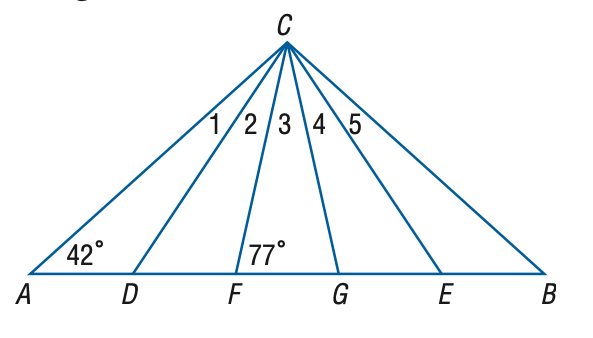
#> input picture Geoimgs/2.png, 593 x 338 px, found by its file name
$ jupyter execute --allow-errors WorksfineforSingleShapes.ipynb   (older library calls are emulated)
#> lines starting #> are read from the running program, lines starting #| are printed output that depends on the picture; after the words box and inside, x2 and y2 are one past the last pixel; in counts of white or black regions, pixels touching at a corner belong together
ok i have sent you an algorithm in image attachment. check that and add those features in the code im providing also it will be helpful if you can add some thing from your side which can be efficient for detection :

here is the code where you have to add also make it as a function whatever you have adding so that will be easy for reading and editing :

[cell 1]
import cv2
import numpy as np
import math

# Load and preprocess the image
img = cv2.imread(r'C:\Users\ashut\Documents\GitHub\ProjectMajor\Geoimgs\2.png')
#> img is the input picture: shape (338, 593, 3); mean B, G, R 250, 248.3, 245.7

if img is None:
    print("Image not found or path is incorrect!")
    exit()

gray = cv2.cvtColor(img, cv2.COLOR_BGR2GRAY)
blurred = cv2.GaussianBlur(gray, (5, 5), 1)
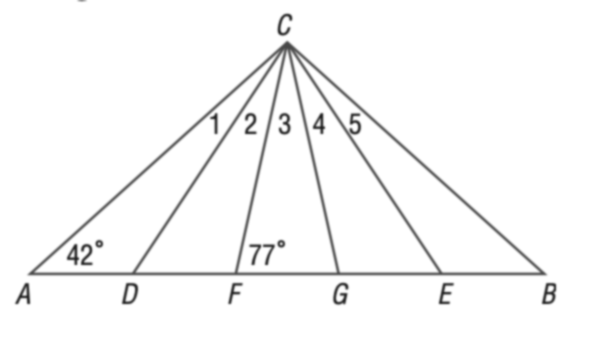
#> blurred: shape (338, 593); min 38, max 255, mean 247.8
edges = cv2.Canny(blurred, 50, 150)
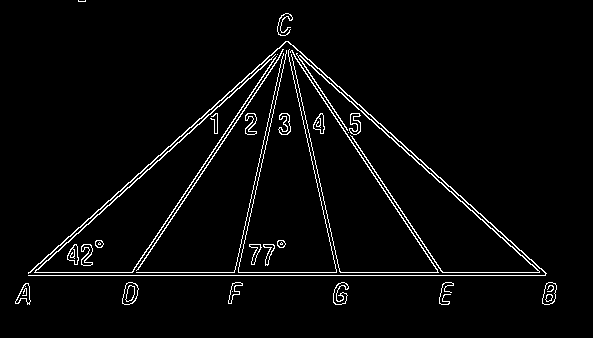
#> edges: shape (338, 593); 3.4% white in thin lines or dots, all inside (x1, y1, x2, y2) = (15, 0, 557, 305)

cv2.imshow("Edges", edges)  # See if edges are being detected properly

# Find contours and hierarchy
contours, hierarchy = cv2.findContours(edges, cv2.RETR_TREE, cv2.CHAIN_APPROX_SIMPLE)
#> contours = 54 contours, 15 with area under 20; largest, box (x1, y1, x2, y2) and area: (28, 41, 547, 276) 462, (34, 54, 277, 273) 356, (296, 53, 540, 273) 354, (122, 282, 139, 305) 262, (122, 282, 139, 305) 254

if len(contours) == 0:
    print("No contours found!")
    cv2.waitKey(0)
    cv2.destroyAllWindows()
    exit()

if hierarchy is None:
    print("No hierarchy returned!")
    cv2.waitKey(0)
    cv2.destroyAllWindows()
    exit()

# simplify the hierarchy array
hierarchy = hierarchy[0]

shapes = []

# Loop through contours
for i, cnt in enumerate(contours):

    epsilon = 0.02 * cv2.arcLength(cnt, True)
    approx = cv2.approxPolyDP(cnt, epsilon, True)
    vertices = len(approx)

    M = cv2.moments(cnt)
    if M['m00'] != 0:
        cx = int(M['m10'] / M['m00'])
        cy = int(M['m01'] / M['m00'])
    else:
        cx, cy = 0, 0
    center = (cx, cy)

    area = cv2.contourArea(cnt)

    side_lengths = []
    for j in range(vertices):
        p1 = approx[j][0]
        p2 = approx[(j + 1) % vertices][0]
        dist = math.hypot(p2[0] - p1[0], p2[1] - p1[1])
        side_lengths.append(dist)

    angles = []
    for j in range(vertices):
        p0 = approx[j - 1][0]
        p1 = approx[j][0]
        p2 = approx[(j + 1) % vertices][0]

        v1 = (p0[0] - p1[0], p0[1] - p1[1])
        v2 = (p2[0] - p1[0], p2[1] - p1[1])

        dot_prod = v1[0]*v2[0] + v1[1]*v2[1]
        mag1 = math.hypot(v1[0], v1[1])
        mag2 = math.hypot(v2[0], v2[1])

        if mag1 == 0 or mag2 == 0:
            angle = 0
        else:
            cos_theta = dot_prod / (mag1 * mag2)
            cos_theta = max(min(cos_theta, 1), -1)
            angle = math.acos(cos_theta) * 180 / math.pi

        angles.append(angle)

    shape = "Unknown"

    if vertices == 3:
        shape = "Triangle"
    elif vertices == 4:
        sides_equal = all(abs(side_lengths[k] - side_lengths[0]) < 5 for k in range(1, 4))
        angles_close_90 = all(abs(a - 90) < 10 for a in angles)

        if sides_equal and angles_close_90:
            shape = "Square"
        elif angles_close_90:
            shape = "Rectangle"
        else:
            shape = "Quadrilateral"
    elif vertices > 4:
        (x, y), radius = cv2.minEnclosingCircle(cnt)
        circularity = 4 * math.pi * area / (cv2.arcLength(cnt, True) ** 2)

        if circularity > 0.8:
            shape = "Circle"
        else:
            shape = f"{vertices}-gon"

    #print(f"Detected: {shape}")
    print(shape)
    shapes.append({
        'index': i,
        'shape': shape,
        'center': center,
        'area': area,
        'parent': hierarchy[i][3],
        'contour': approx,
        'sides': side_lengths,
        'angles': angles
    })
#> this loop made 54 passes
#> (epsilon, vertices, cx, cy, area, shape, x, y) on passes 1, 2, 4, 5, 6, 7, 10, 11: (1.45, 8, 23, 293, 161, '8-gon', 22.69, 293.8), (1.4, 9, 24, 293, 145, '9-gon', 22, 293.3), (1.3, 7, 549, 293, 236.5, '7-gon', 548.5, 293), (1.26, 9, 549, 293, 232.5, '9-gon', 548, 293), (0.49, 8, 548, 297, 36, '8-gon', 548.5, 297.5), (0.443, 9, 548, 297, 32, 'Circle', 548.5, 297.5), (2.25, 12, 339, 293, 162.5, '12-gon', 339.7, 293.1), (2.14, 14, 339, 293, 142, '14-gon', 340, 293)
#> (printed output is left out)
#> after the loop, shapes = 54 items


'''  inscribed shape formatter '''

for s in shapes:
    if s['parent'] != -1:
        parent = shapes[s['parent']]
        dx = abs(s['center'][0] - parent['center'][0])
        dy = abs(s['center'][1] - parent['center'][1])
        area_ratio = s['area'] / parent['area']
        print(f"Checking: {s['shape']} inside {parent['shape']} -> dx: {dx}, dy: {dy}, area_ratio: {area_ratio}")
        if dx < 10 and dy < 10:
            if 0.3 < area_ratio < 0.7:
                print(f"{s['shape']} is inscribed in {parent['shape']}")
#> this loop made 54 passes
#> dx on pass 29: 1
#> (printed output is left out)

for s in shapes:
    cv2.drawContours(img, [s['contour']], -1, (0, 255, 0), 2)
    cv2.putText(img, s['shape'], s['center'], cv2.FONT_HERSHEY_SIMPLEX, 0.5, (255, 0, 0), 1)
#> this loop made 54 passes
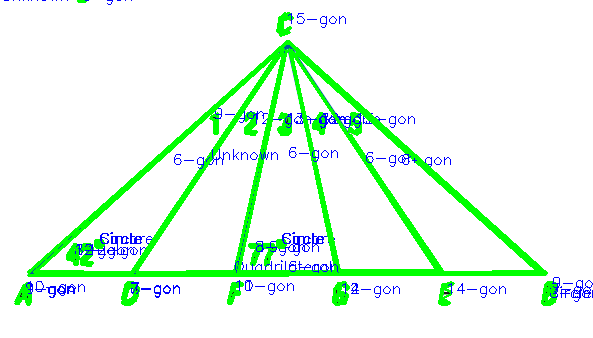
#> img: shape (338, 593, 3); 9.99% of pixels changed, all inside (x1, y1, x2, y2) = (4, 0, 593, 306)
cv2.imshow('shapes', img)
cv2.waitKey(0)
cv2.destroyAllWindows()

# Claude

[cell 2]
import cv2
import numpy as np
import math

def detect_shapes(image_path):
    img = cv2.imread(image_path, cv2.IMREAD_GRAYSCALE)  #loading image
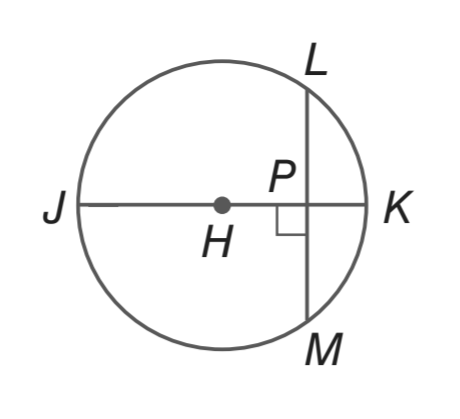
#> input picture grayscale_image.png, 460 x 419 px, found by its file name
#> img is the input picture: shape (419, 460); min 32, max 255, mean 247.9
    if img is None:
        print("Image not found or path is incorrect!")
        return None


    # Apply multiple preprocessing techniques
    # Try different thresholding methods
    methods = [
        cv2.threshold(img, 0, 255, cv2.THRESH_BINARY_INV + cv2.THRESH_OTSU),
        cv2.threshold(img, 127, 255, cv2.THRESH_BINARY_INV),
        cv2.adaptiveThreshold(img, 255, cv2.ADAPTIVE_THRESH_GAUSSIAN_C,
                               cv2.THRESH_BINARY_INV, 11, 2)
    ]

    for _, binary in methods:
        # Find contours
        contours, _ = cv2.findContours(binary, cv2.RETR_EXTERNAL, cv2.CHAIN_APPROX_SIMPLE)

        # Filter and analyze contours
        circle_contours = []
        for cnt in contours:
            # Skip very small contours
            if cv2.contourArea(cnt) < 100:
                continue

            # Fit an ellipse to the contour
            if len(cnt) >= 5:
                try:
                    (x,y), (MA,ma), angle = cv2.fitEllipse(cnt)
                except:
                    continue

            # Compute circularity
            area = cv2.contourArea(cnt)
            perimeter = cv2.arcLength(cnt, True)

            if perimeter == 0:
                continue

            circularity = 4 * math.pi * area / (perimeter ** 2)

            # Check if it's very circular
            if circularity > 0.8:
                circle_contours.append((cnt, circularity))

        # Sort circle contours by area (largest first)
        if circle_contours:
            circle_contours.sort(key=lambda x: cv2.contourArea(x[0]), reverse=True)

            main_circle = circle_contours[0][0]

            # Visualize and find inner shapes
            result_img = cv2.cvtColor(img, cv2.COLOR_GRAY2BGR)
            shapes_inside = []

            # Add main circle
            M = cv2.moments(main_circle)
            if M['m00'] != 0:
                cx = int(M['m10'] / M['m00'])
                cy = int(M['m01'] / M['m00'])
                shapes_inside.append({
                    'shape': 'Circle',
                    'contour': main_circle,
                    'center': (cx, cy)
                })

                # Draw main circle
                cv2.drawContours(result_img, [main_circle], -1, (0, 255, 0), 2)

            # Find shapes inside main circle
            for cnt in contours:
                # Skip main circle and small contours
                if np.array_equal(cnt, main_circle) or cv2.contourArea(cnt) < 50:
                    continue

                # Check if inside main circle
                M = cv2.moments(cnt)
                if M['m00'] == 0:
                    continue

                cx = int(M['m10'] / M['m00'])
                cy = int(M['m01'] / M['m00'])

                # Point-in-polygon test
                if cv2.pointPolygonTest(main_circle, (cx, cy), False) >= 0:
                    # Approximate contour
                    epsilon = 0.04 * cv2.arcLength(cnt, True)
                    approx = cv2.approxPolyDP(cnt, epsilon, True)

                    # Determine shape
                    shape = determine_shape(approx, cnt)

                    shapes_inside.append({
                        'shape': shape,
                        'contour': approx,
                        'center': (cx, cy)
                    })

                    # Draw inner shapes
                    cv2.drawContours(result_img, [approx], -1, (0, 255, 0), 2)
                    cv2.putText(result_img, shape, (cx, cy),
                                cv2.FONT_HERSHEY_SIMPLEX, 0.5, (255, 0, 0), 1)

            # Display results
            cv2.imshow('Detected Shapes', result_img)
            cv2.waitKey(0)
            cv2.destroyAllWindows()

            return shapes_inside
#> this loop made 1 pass
#> pass 1, in detect_shapes, `cv2.imshow('Detected Shapes', result_img)`:
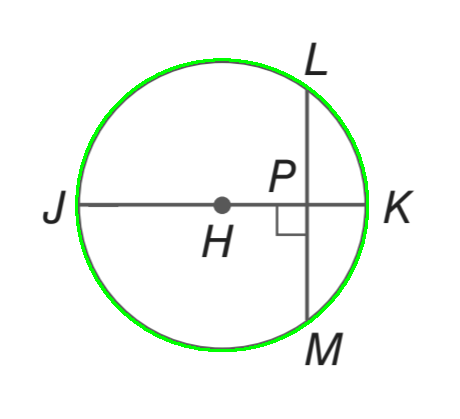
#> window 'Detected Shapes': shape (419, 460, 3); mean B, G, R 245.4, 249.6, 245.4

    print("No main circle detected!")
    return None

# [47 lines left out: function determine_shape, not called in this run]

# Main execution
if __name__ == "__main__":
    image_path = r'C:\Users\ashut\Documents\GitHub\ProjectMajor\grayscale_image.png'

    # Detect shapes
    shapes_inside = detect_shapes(image_path)

    if shapes_inside:
        print("\nShapes detected:")
        for shape in shapes_inside:
            print(f"Shape: {shape['shape']}")
    else:
        print("No shapes found.")

# How come upper one is giving me perfect circle and down one is giving me wrong circle??

[cell 3]
import cv2
import numpy as np
import math

def detect_shapes(image_path, min_shape_area=50, max_shapes=10):
    # Load and preprocess the image
#> called with min_shape_area = 50, max_shapes = 10
    img = cv2.imread(image_path, cv2.IMREAD_GRAYSCALE)
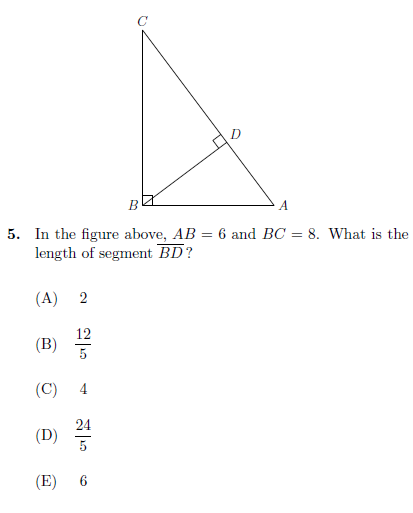
#> input picture IMGTEST/021.png, 413 x 513 px, found by its file name
#> img: shape (513, 413)

    if img is None:
        print("Image not found or path is incorrect!")
        return None

    # Preprocessing methods
    def process_image(image):
        # Try different thresholding methods
        methods = [
            cv2.threshold(image, 0, 255, cv2.THRESH_BINARY_INV + cv2.THRESH_OTSU),
            cv2.threshold(image, 127, 255, cv2.THRESH_BINARY_INV),
            cv2.adaptiveThreshold(image, 255, cv2.ADAPTIVE_THRESH_GAUSSIAN_C,
                                   cv2.THRESH_BINARY_INV, 11, 2)
        ]

        for method in methods:
            if isinstance(method, tuple):
                _, binary = method
            else:
                binary = method

            # Find contours
            contours, _ = cv2.findContours(binary, cv2.RETR_EXTERNAL, cv2.CHAIN_APPROX_SIMPLE)

            # Filter contours
            valid_contours = []
            for cnt in contours:
                # Skip very small contours
                if cv2.contourArea(cnt) < min_shape_area:
                    continue
                valid_contours.append(cnt)

            # Sort contours by area in descending order
            valid_contours.sort(key=lambda x: cv2.contourArea(x), reverse=True)

            # Limit number of shapes
            valid_contours = valid_contours[:max_shapes]

            # Visualize and analyze shapes
            result_img = cv2.cvtColor(img, cv2.COLOR_GRAY2BGR)
            shapes_detected = []

            for cnt in valid_contours:
                # Approximate contour
                epsilon = 0.04 * cv2.arcLength(cnt, True)
                approx = cv2.approxPolyDP(cnt, epsilon, True)

                # Calculate moments for center
                M = cv2.moments(cnt)
                if M['m00'] == 0:
                    continue

                cx = int(M['m10'] / M['m00'])
                cy = int(M['m01'] / M['m00'])

                # Determine shape
                shape = determine_shape(approx, cnt)

                shapes_detected.append({
                    'shape': shape,
                    'contour': approx,
                    'center': (cx, cy),
                    'area': cv2.contourArea(cnt)
                })

                # Draw shapes
                cv2.drawContours(result_img, [approx], -1, (0, 255, 0), 2)
                cv2.putText(result_img, f"{shape} ({cv2.contourArea(cnt):.0f})",
                            (cx, cy), cv2.FONT_HERSHEY_SIMPLEX, 0.5, (255, 0, 0), 1)

            # Display results
            cv2.imshow('Detected Shapes', result_img)
            cv2.waitKey(0)
            cv2.destroyAllWindows()

            return shapes_detected
#> this loop made 1 pass
#> pass 1, in process_image, `_, binary = method`:
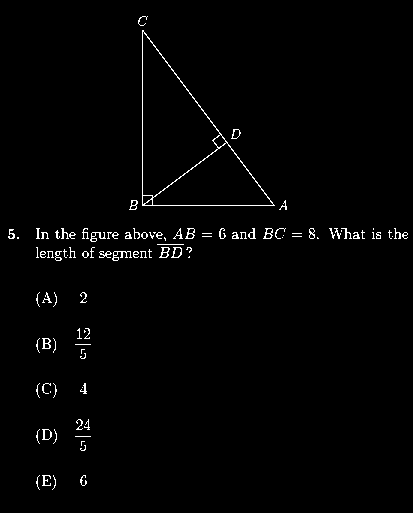
#> binary: shape (513, 413); 1.4% white in thin lines or dots, all inside (x1, y1, x2, y2) = (8, 16, 408, 490)
#> pass 1, in process_image, `cv2.imshow('Detected Shapes', result_img)`:
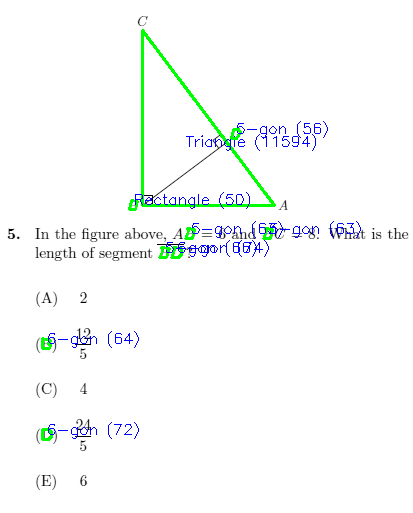
#> window 'Detected Shapes': shape (513, 413, 3); mean B, G, R 250.5, 251, 248.3

        return None

    # Try processing the image
    shapes_detected = process_image(img)

    if shapes_detected is None:
        print("No shapes detected!")
        return None

    return shapes_detected

def determine_shape(approx, cnt):
    vertices = len(approx)
    area = cv2.contourArea(cnt)
    perimeter = cv2.arcLength(cnt, True)

    # Circularity check
    circularity = 4 * math.pi * area / (perimeter ** 2)

    # Shape determination logic
    if vertices == 3:
        return "Triangle"
    elif vertices == 4:
        # Check for square or rectangle
        side_lengths = [math.hypot(approx[j][0][0] - approx[(j+1)%4][0][0],
                                    approx[j][0][1] - approx[(j+1)%4][0][1])
                        for j in range(4)]

        # Calculate angle deviation from 90 degrees
        angles = []
        for j in range(4):
            p0 = approx[j-1][0]
            p1 = approx[j][0]
            p2 = approx[(j+1)%4][0]

            v1 = p0 - p1
            v2 = p2 - p1

            angle = math.degrees(math.atan2(np.linalg.det([v1,v2]), np.dot(v1,v2)))
            angles.append(abs(angle))

        # Check for square
        if (max(side_lengths) - min(side_lengths) < 10 and
            all(abs(a - 90) < 10 for a in angles)):
            return "Square"
        # Check for rectangle
        elif all(abs(a - 90) < 15 for a in angles):
            return "Rectangle"
        else:
            return "Quadrilateral"

    # Circle check
    elif circularity > 0.8:
        return "Circle"
    elif vertices > 4:
        return f"{vertices}-gon"

    return "Unknown Shape"

# Main execution
if __name__ == "__main__":
    image_path = r'C:\Users\ashut\Documents\GitHub\ProjectMajor\IMGTEST\021.png'  # Replace with your image path

    # Detect shapes
    shapes_detected = detect_shapes(image_path, min_shape_area=50, max_shapes=10)

    if shapes_detected:
        print("\nShapes detected:")
        for shape in shapes_detected:
            print(f"Shape: {shape['shape']}, Area: {shape['area']:.0f}")
#> this loop made 9 passes
#| Shape: Triangle, Area: 11594
#| Shape: 6-gon, Area: 74
#| Shape: 6-gon, Area: 72
#| Shape: 5-gon, Area: 66
#| Shape: 6-gon, Area: 64
#> (further printed lines are left out)
    else:
        print("No shapes found.")

## Pytesseract one

[cell 4]
import cv2
import numpy as np
import matplotlib.pyplot as plt

def preprocess_image(image):
    """Apply Gaussian blur to reduce noise while preserving edges."""
    return cv2.GaussianBlur(image, (5, 5), 0)

def adaptive_threshold(image, block_size=7, C=0):
    """Apply adaptive thresholding with adjusted parameters."""
    return cv2.adaptiveThreshold(image, 255, cv2.ADAPTIVE_THRESH_GAUSSIAN_C,
                                 cv2.THRESH_BINARY_INV, block_size, C)

def sobel_edge_detection(image, threshold=30):
    """Compute Sobel edge detection with a lower threshold."""
    height, width = image.shape
    sobel_x = np.array([[-1, 0, 1], [-2, 0, 2], [-1, 0, 1]])
    sobel_y = np.array([[-1, -2, -1], [0, 0, 0], [1, 2, 1]])
    edge_image = np.zeros((height, width), dtype=np.uint8)
    for i in range(1, height - 1):
        for j in range(1, width - 1):
            gx = np.sum(image[i - 1:i + 2, j - 1:j + 2] * sobel_x)
            gy = np.sum(image[i - 1:i + 2, j - 1:j + 2] * sobel_y)
            edge_magnitude = np.sqrt(gx**2 + gy**2)
            if edge_magnitude > threshold:
                edge_image[i, j] = 255
    return edge_image

def find_largest_shape_contour(binary):
    """Find the largest contour resembling a shape, excluding text."""
    contours, _ = cv2.findContours(binary, cv2.RETR_EXTERNAL, cv2.CHAIN_APPROX_SIMPLE)
    if not contours:
        print("No contours found")
        return None

    largest_contour = None
    max_area = 0
    min_area = 300  # Lowered to capture smaller shapes if needed

    for contour in contours:
        area = cv2.contourArea(contour)
        if area > min_area and area > max_area:
            max_area = area
            largest_contour = contour

    if largest_contour is None:
        print("No valid shape contour found (text or small contours only)")
        return None
    print(f"Largest contour found with area {max_area}")
    return largest_contour

def extract_shape_outline(image_path):
    """Extract the largest shape outline with improved thresholding."""
    # Load grayscale image
    image = cv2.imread(image_path, cv2.IMREAD_GRAYSCALE)
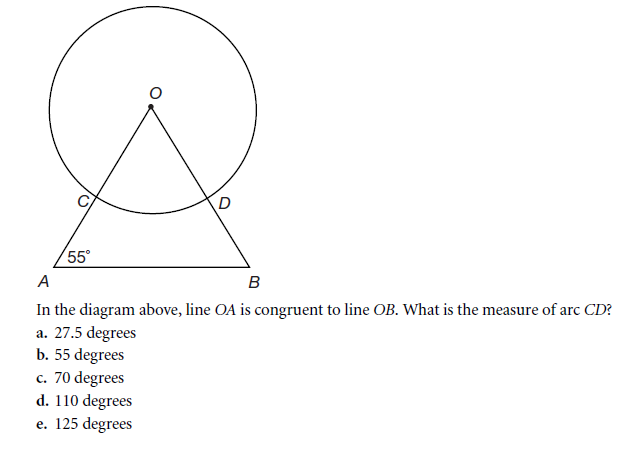
#> input picture IMGTEST/048.png, 619 x 451 px, found by its file name
    if image is None:
        print("Error: Image not found")
        return

    # Preprocess to reduce noise
    image = preprocess_image(image)
    plt.figure(figsize=(6, 6))
    plt.imshow(image, cmap='gray')
    plt.title("Preprocessed Image")
    plt.axis("off")
    plt.show()

    # Invert image if shapes are dark on light background
    image = 255 - image
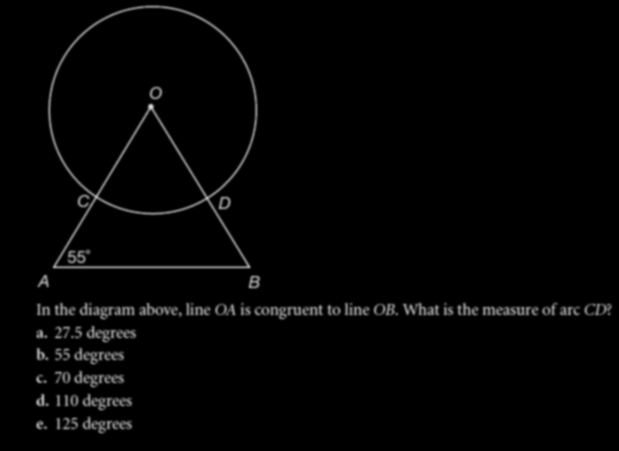
#> image: shape (451, 619); min 0, max 216, mean 4.2
    plt.figure(figsize=(6, 6))
    plt.imshow(image, cmap='gray')
    plt.title("Inverted Image")
    plt.axis("off")
    plt.show()

    # Apply adaptive thresholding
    binary = adaptive_threshold(image, block_size=7, C=0)
#> (the rest of the program and of its run is left out)
